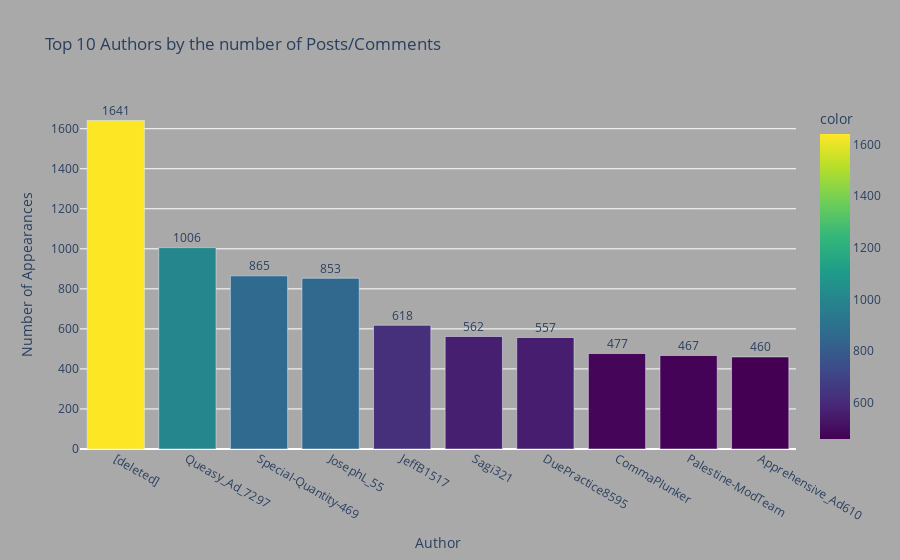

This figure's notebook cell:
### Code cell
import pandas as pd
import plotly.express as px


author_counts = df1['author_name'].value_counts()

top_10_authors = author_counts.head(10)

fig = px.bar(top_10_authors, 
             x=top_10_authors.index, 
             y=top_10_authors.values,
             labels={'x': 'Author', 'y': 'Number of Posts/Comments'},
             title='Top 10 Authors by the number of Posts/Comments ',
             color=top_10_authors.values,
             color_continuous_scale=px.colors.sequential.Viridis)

fig.update_layout(paper_bgcolor='darkgrey', plot_bgcolor='darkgrey')

fig.update_xaxes(title='Author')
fig.update_yaxes(title='Number of Appearances')

for author, count in zip(top_10_authors.index, top_10_authors.values):
    fig.add_annotation(x=author, y=count,
                       text=str(count),
                       showarrow=False,
                       yshift=10)

fig.show()

### Figure 1 — Plotly figure (JSON) as saved in the notebook; plotly's stock layout.template omitted (floating-point values rounded to 4 significant figures)
{"data": [{"alignmentgroup": "True", "hovertemplate": "index=%{x}<br>Number of Posts/Comments=%{y}<br>color=%{marker.color}<extra></extra>", "legendgroup": "", "marker": {"color": [1641, 1006, 865, 853, 618, 562, 557, 477, 467, 460], "coloraxis": "coloraxis", "pattern": {"shape": ""}}, "name": "", "offsetgroup": "", "orientation": "v", "showlegend": false, "textposition": "auto", "type": "bar", "x": ["[deleted]", "Queasy_Ad_7297", "Special-Quantity-469", "JosephL_55", "JeffB1517", "Sagi321", "DuePractice8595", "CommaPlunker", "Palestine-ModTeam", "Apprehensive_Ad610"], "xaxis": "x", "y": [1641, 1006, 865, 853, 618, 562, 557, 477, 467, 460], "yaxis": "y"}], "layout": {"annotations": [{"showarrow": false, "text": "1641", "x": "[deleted]", "y": 1641, "yshift": 10}, {"showarrow": false, "text": "1006", "x": "Queasy_Ad_7297", "y": 1006, "yshift": 10}, {"showarrow": false, "text": "865", "x": "Special-Quantity-469", "y": 865, "yshift": 10}, {"showarrow": false, "text": "853", "x": "JosephL_55", "y": 853, "yshift": 10}, {"showarrow": false, "text": "618", "x": "JeffB1517", "y": 618, "yshift": 10}, {"showarrow": false, "text": "562", "x": "Sagi321", "y": 562, "yshift": 10}, {"showarrow": false, "text": "557", "x": "DuePractice8595", "y": 557, "yshift": 10}, {"showarrow": false, "text": "477", "x": "CommaPlunker", "y": 477, "yshift": 10}, {"showarrow": false, "text": "467", "x": "Palestine-ModTeam", "y": 467, "yshift": 10}, {"showarrow": false, "text": "460", "x": "Apprehensive_Ad610", "y": 460, "yshift": 10}], "barmode": "relative", "coloraxis": {"colorbar": {"title": {"text": "color"}}, "colorscale": [[0, "#440154"], [0.1111, "#482878"], [0.2222, "#3e4989"], [0.3333, "#31688e"], [0.4444, "#26828e"], [0.5556, "#1f9e89"], [0.6667, "#35b779"], [0.7778, "#6ece58"], [0.8889, "#b5de2b"], [1, "#fde725"]]}, "legend": {"tracegroupgap": 0}, "paper_bgcolor": "darkgrey", "plot_bgcolor": "darkgrey", "title": {"text": "Top 10 Authors by the number of Posts/Comments "}, "xaxis": {"anchor": "y", "domain": [0, 1], "title": {"text": "Author"}}, "yaxis": {"anchor": "x", "domain": [0, 1], "title": {"text": "Number of Appearances"}}}}
